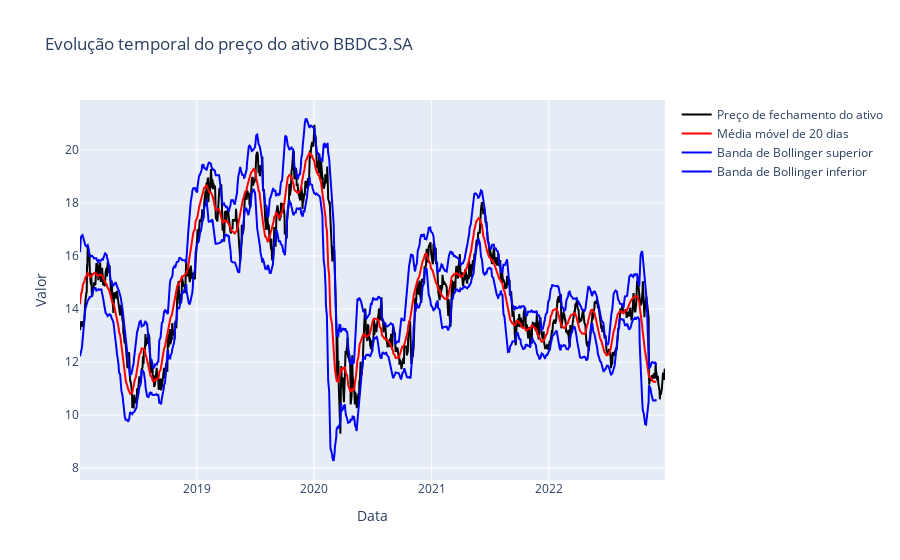

The code cell stored with this chart in its notebook:
### Code cell
plot_serie_moving_average_with_boillinger_bands(ticker_data, 20, ticker)

### Figure 1 — Plotly figure (JSON) as saved in the notebook; plotly's stock layout.template omitted (floating-point values rounded to 4 significant figures; data arrays with more than 128 entries replaced by an {"elided": "..."} marker saying what was removed)
{"data": [{"line": {"color": "black", "width": 2}, "mode": "lines", "name": "Preço de fechamento do ativo", "type": "scatter", "x": {"elided": "1239 str values"}, "y": {"elided": "1239 float values"}}, {"line": {"color": "red", "width": 2}, "mode": "lines", "name": "Média móvel de 20 dias", "type": "scatter", "x": {"elided": "1239 str values"}, "y": {"elided": "1220 float values"}}, {"line": {"color": "blue", "width": 2}, "mode": "lines", "name": "Banda de Bollinger superior", "type": "scatter", "x": {"elided": "1239 str values"}, "y": {"elided": "1220 float values"}}, {"line": {"color": "blue", "width": 2}, "mode": "lines", "name": "Banda de Bollinger inferior", "type": "scatter", "x": {"elided": "1239 str values"}, "y": {"elided": "1220 float values"}}], "layout": {"title": {"text": "Evolução temporal do preço do ativo BBDC3.SA"}, "xaxis": {"title": {"text": "Data"}}, "yaxis": {"title": {"text": "Valor"}}}}
